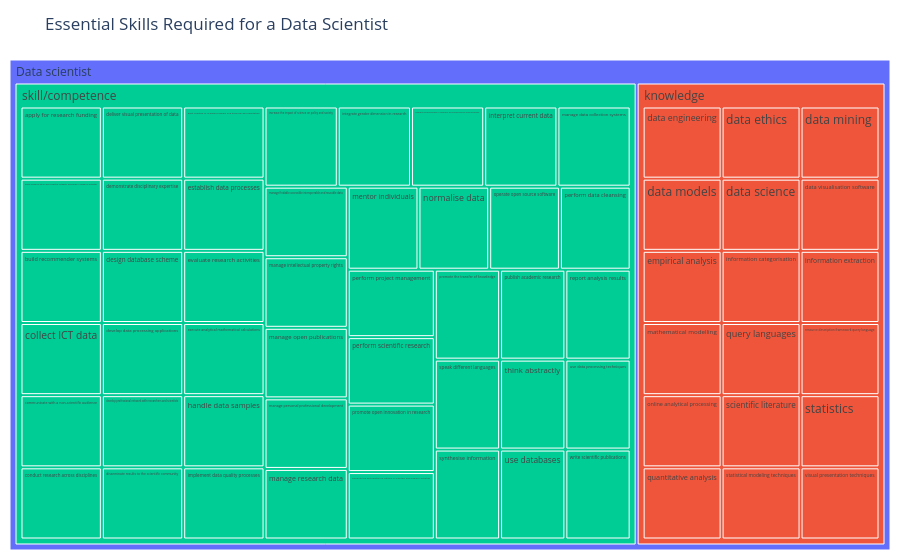

The cell this chart's notebook holds for it:
### Code cell
# Create a treemap that shows the skill description when hovering

import plotly.express as px

fig = px.treemap(
    data_scientist_essential,
    path=["occupation", "skill_type", "skill_name"],
    values="value",
    color="skill_type",
    custom_data=["skill_description"],
    title="Essential Skills Required for a Data Scientist"
)

fig.update_traces(
    textinfo="label",
    hovertemplate=(
        "<b>%{label}</b>"
        "<br><br><b>Description:</b><br>"
        "%{customdata[0]}"
        "<extra></extra>"
    )
)

fig.update_layout(
    margin=dict(t=60, l=10, r=10, b=10)
)

fig.show()

### Figure 1 — Plotly figure (JSON) as saved in the notebook; plotly's stock layout.template omitted (floating-point values rounded to 4 significant figures; data arrays with more than 128 entries replaced by an {"elided": "..."} marker saying what was removed)
{"data": [{"branchvalues": "total", "customdata": {"elided": "66x2 str values"}, "domain": {"x": [0, 1], "y": [0, 1]}, "hovertemplate": "<b>%{label}</b><br><br><b>Description:</b><br>%{customdata[0]}<extra></extra>", "ids": ["Data scientist", "Data scientist/knowledge/data engineering", "Data scientist/knowledge/data ethics", "Data scientist/knowledge/data mining", "Data scientist/knowledge/data models", "Data scientist/knowledge/data science", "Data scientist/knowledge/data visualisation software", "Data scientist/knowledge/empirical analysis", "Data scientist/knowledge/information categorisation", "Data scientist/knowledge/information extraction", "Data scientist/knowledge/mathematical modelling", "Data scientist/knowledge/online analytical processing", "Data scientist/knowledge/quantitative analysis", "Data scientist/knowledge/query languages", "Data scientist/knowledge/resource description framework query language", "Data scientist/knowledge/scientific literature", "Data scientist/knowledge/statistical modeling techniques", "Data scientist/knowledge/statistics", "Data scientist/knowledge/visual presentation techniques", "Data scientist/knowledge", "Data scientist/skill/competence/apply for research funding", "Data scientist/skill/competence/apply research ethics and scientific integrity principles in research activities", "Data scientist/skill/competence/build recommender systems", "Data scientist/skill/competence/collect ICT data", "Data scientist/skill/competence/communicate with a non-scientific audience", "Data scientist/skill/competence/conduct research across disciplines", "Data scientist/skill/competence/deliver visual presentation of data", "Data scientist/skill/competence/demonstrate disciplinary expertise", "Data scientist/skill/competence/design database scheme", "Data scientist/skill/competence/develop data processing applications", "Data scientist/skill/competence/develop professional network with researchers and scientists", "Data scientist/skill/competence/disseminate results to the scientific community", "Data scientist/skill/competence/draft scientific or academic papers and technical documentation", "Data scientist/skill/competence/establish data processes", "Data scientist/skill/competence/evaluate research activities", "Data scientist/skill/competence/execute analytical mathematical calculations", "Data scientist/skill/competence/handle data samples", "Data scientist/skill/competence/implement data quality processes", "Data scientist/skill/competence/increase the impact of science on policy and society", "Data scientist/skill/competence/integrate gender dimension in research", "Data scientist/skill/competence/interact professionally in research and professional environments", "Data scientist/skill/competence/interpret current data", "Data scientist/skill/competence/manage data collection systems", "Data scientist/skill/competence/manage findable accessible interoperable and reusable data", "Data scientist/skill/competence/manage intellectual property rights", "Data scientist/skill/competence/manage open publications", "Data scientist/skill/competence/manage personal professional development", "Data scientist/skill/competence/manage research data", "Data scientist/skill/competence/mentor individuals", "Data scientist/skill/competence/normalise data", "Data scientist/skill/competence/operate open source software", "Data scientist/skill/competence/perform data cleansing", "Data scientist/skill/competence/perform project management", "Data scientist/skill/competence/perform scientific research", "Data scientist/skill/competence/promote open innovation in research", "Data scientist/skill/competence/promote the participation of citizens in scientific and research activities", "Data scientist/skill/competence/promote the transfer of knowledge", "Data scientist/skill/competence/publish academic research", "Data scientist/skill/competence/report analysis results", "Data scientist/skill/competence/speak different languages", "Data scientist/skill/competence/synthesise information", "Data scientist/skill/competence/think abstractly", "Data scientist/skill/competence/use data processing techniques", "Data scientist/skill/competence/use databases", "Data scientist/skill/competence/write scientific publications", "Data scientist/skill/competence"], "labels": ["Data scientist", "data engineering", "data ethics", "data mining", "data models", "data science", "data visualisation software", "empirical analysis", "information categorisation", "information extraction", "mathematical modelling", "online analytical processing", "quantitative analysis", "query languages", "resource description framework query language", "scientific literature", "statistical modeling techniques", "statistics", "visual presentation techniques", "knowledge", "apply for research funding", "apply research ethics and scientific integrity principles in research activities", "build recommender systems", "collect ICT data", "communicate with a non-scientific audience", "conduct research across disciplines", "deliver visual presentation of data", "demonstrate disciplinary expertise", "design database scheme", "develop data processing applications", "develop professional network with researchers and scientists", "disseminate results to the scientific community", "draft scientific or academic papers and technical documentation", "establish data processes", "evaluate research activities", "execute analytical mathematical calculations", "handle data samples", "implement data quality processes", "increase the impact of science on policy and society", "integrate gender dimension in research", "interact professionally in research and professional environments", "interpret current data", "manage data collection systems", "manage findable accessible interoperable and reusable data", "manage intellectual property rights", "manage open publications", "manage personal professional development", "manage research data", "mentor individuals", "normalise data", "operate open source software", "perform data cleansing", "perform project management", "perform scientific research", "promote open innovation in research", "promote the participation of citizens in scientific and research activities", "promote the transfer of knowledge", "publish academic research", "report analysis results", "speak different languages", "synthesise information", "think abstractly", "use data processing techniques", "use databases", "write scientific publications", "skill/competence"], "marker": {"colors": ["#636efa", "#EF553B", "#EF553B", "#EF553B", "#EF553B", "#EF553B", "#EF553B", "#EF553B", "#EF553B", "#EF553B", "#EF553B", "#EF553B", "#EF553B", "#EF553B", "#EF553B", "#EF553B", "#EF553B", "#EF553B", "#EF553B", "#EF553B", "#00cc96", "#00cc96", "#00cc96", "#00cc96", "#00cc96", "#00cc96", "#00cc96", "#00cc96", "#00cc96", "#00cc96", "#00cc96", "#00cc96", "#00cc96", "#00cc96", "#00cc96", "#00cc96", "#00cc96", "#00cc96", "#00cc96", "#00cc96", "#00cc96", "#00cc96", "#00cc96", "#00cc96", "#00cc96", "#00cc96", "#00cc96", "#00cc96", "#00cc96", "#00cc96", "#00cc96", "#00cc96", "#00cc96", "#00cc96", "#00cc96", "#00cc96", "#00cc96", "#00cc96", "#00cc96", "#00cc96", "#00cc96", "#00cc96", "#00cc96", "#00cc96", "#00cc96", "#00cc96"]}, "name": "", "parents": ["", "Data scientist/knowledge", "Data scientist/knowledge", "Data scientist/knowledge", "Data scientist/knowledge", "Data scientist/knowledge", "Data scientist/knowledge", "Data scientist/knowledge", "Data scientist/knowledge", "Data scientist/knowledge", "Data scientist/knowledge", "Data scientist/knowledge", "Data scientist/knowledge", "Data scientist/knowledge", "Data scientist/knowledge", "Data scientist/knowledge", "Data scientist/knowledge", "Data scientist/knowledge", "Data scientist/knowledge", "Data scientist", "Data scientist/skill/competence", "Data scientist/skill/competence", "Data scientist/skill/competence", "Data scientist/skill/competence", "Data scientist/skill/competence", "Data scientist/skill/competence", "Data scientist/skill/competence", "Data scientist/skill/competence", "Data scientist/skill/competence", "Data scientist/skill/competence", "Data scientist/skill/competence", "Data scientist/skill/competence", "Data scientist/skill/competence", "Data scientist/skill/competence", "Data scientist/skill/competence", "Data scientist/skill/competence", "Data scientist/skill/competence", "Data scientist/skill/competence", "Data scientist/skill/competence", "Data scientist/skill/competence", "Data scientist/skill/competence", "Data scientist/skill/competence", "Data scientist/skill/competence", "Data scientist/skill/competence", "Data scientist/skill/competence", "Data scientist/skill/competence", "Data scientist/skill/competence", "Data scientist/skill/competence", "Data scientist/skill/competence", "Data scientist/skill/competence", "Data scientist/skill/competence", "Data scientist/skill/competence", "Data scientist/skill/competence", "Data scientist/skill/competence", "Data scientist/skill/competence", "Data scientist/skill/competence", "Data scientist/skill/competence", "Data scientist/skill/competence", "Data scientist/skill/competence", "Data scientist/skill/competence", "Data scientist/skill/competence", "Data scientist/skill/competence", "Data scientist/skill/competence", "Data scientist/skill/competence", "Data scientist/skill/competence", "Data scientist"], "textinfo": "label", "type": "treemap", "values": [63.0, 1.0, 1.0, 1.0, 1.0, 1.0, 1.0, 1.0, 1.0, 1.0, 1.0, 1.0, 1.0, 1.0, 1.0, 1.0, 1.0, 1.0, 1.0, 18.0, 1.0, 1.0, 1.0, 1.0, 1.0, 1.0, 1.0, 1.0, 1.0, 1.0, 1.0, 1.0, 1.0, 1.0, 1.0, 1.0, 1.0, 1.0, 1.0, 1.0, 1.0, 1.0, 1.0, 1.0, 1.0, 1.0, 1.0, 1.0, 1.0, 1.0, 1.0, 1.0, 1.0, 1.0, 1.0, 1.0, 1.0, 1.0, 1.0, 1.0, 1.0, 1.0, 1.0, 1.0, 1.0, 45.0]}], "layout": {"legend": {"tracegroupgap": 0}, "margin": {"b": 10, "l": 10, "r": 10, "t": 60}, "title": {"text": "Essential Skills Required for a Data Scientist"}}}
